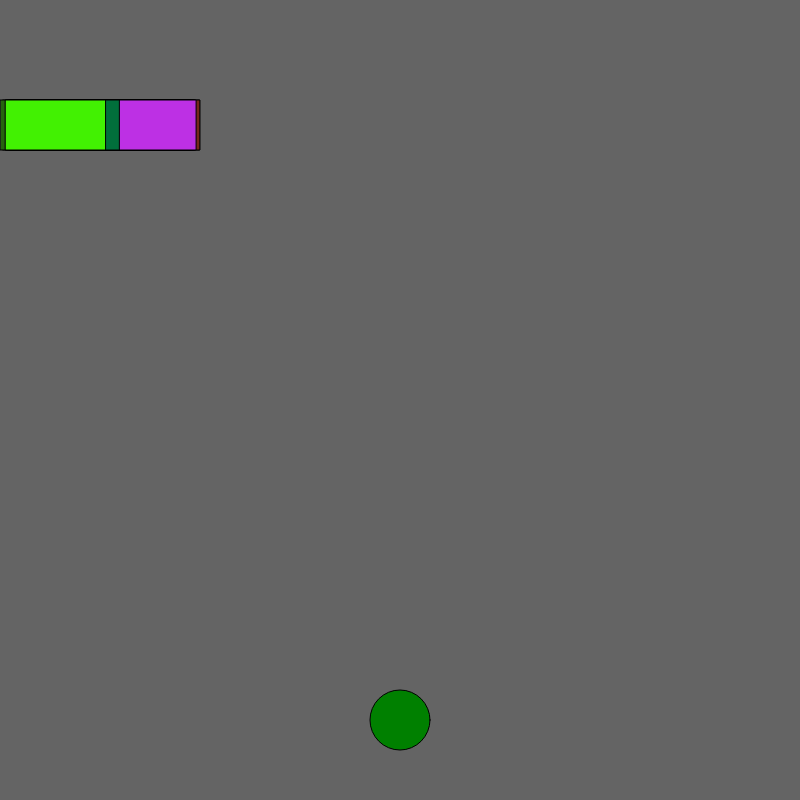
Frame 1 (no input)
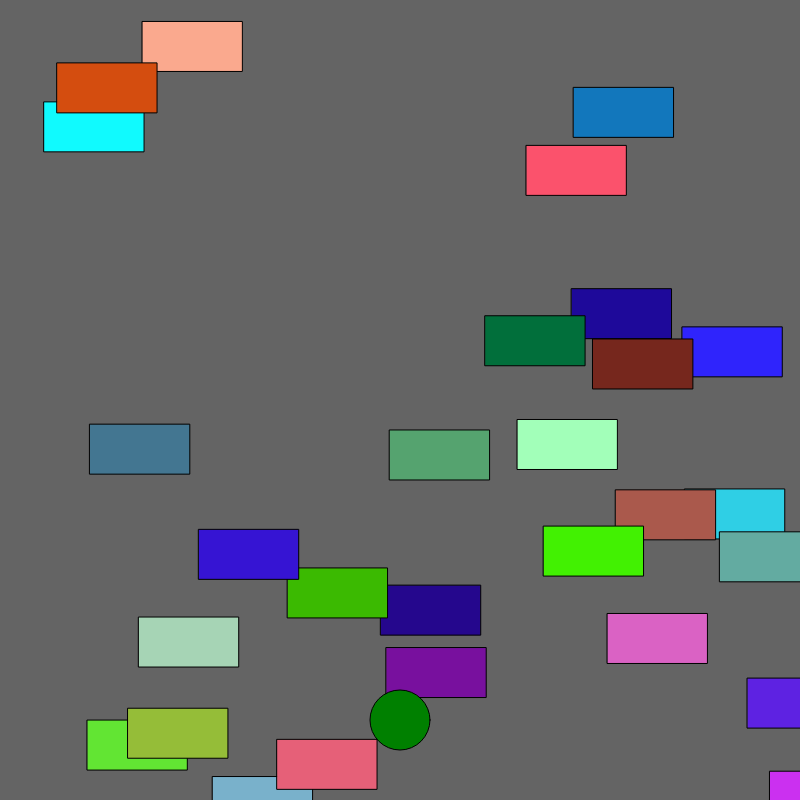
Frame 60 (no input)
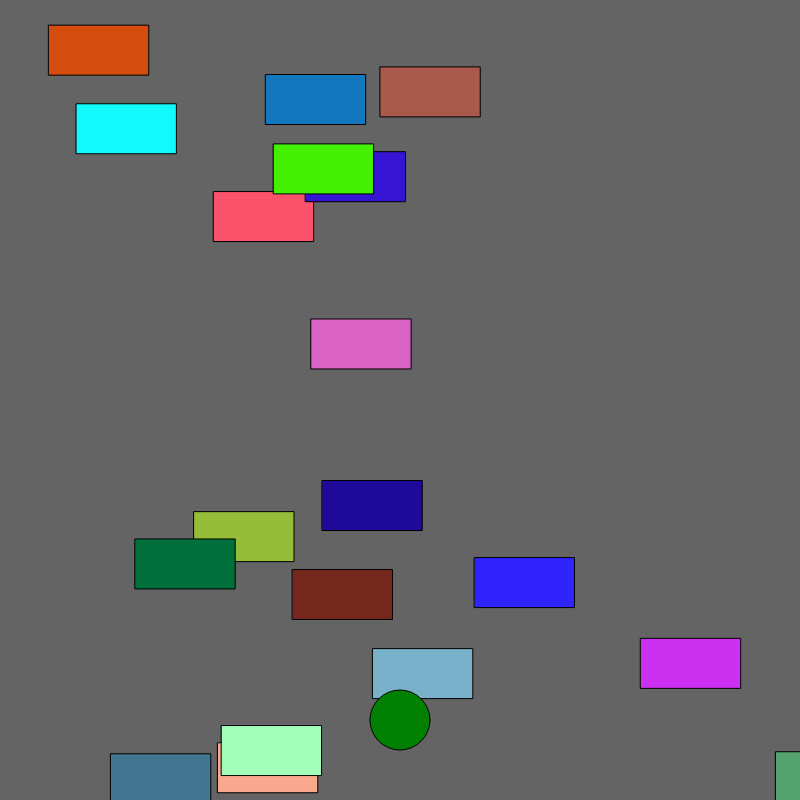
Frame 120 (the mouse pressed at the canvas centre since frame 60)

The p5.js sketch that drew these frames (run headless with seeded random() and noise() and a simulated clock; from frame 60 on, the mouse is pressed at the canvas centre):

// p5.js sketch
// ── sketch.js
var cars = [];
var frogPos;

  function setup() {
    createCanvas(800, 800);
    for (var i = 0; i < 40; i++) {
    cars.push(new Car()) ;
      frogPos = createVector(width / 2, height - 80);
    }
  }

  function draw() {
    background(100);
    for (var i = 0; i < cars.length; i++) {
    cars[i].display();
    cars[i].drive();
    if (cars[i].pos.dist(frogPos) < 50) {
      cars.splice(i, 1)

    }

  }


  // draw the frog
  fill('green');
  ellipse(frogPos.x, frogPos.y, 60, 60);
  checkForKeys();
  }


  function Car() {
    // attributes
    this.pos = createVector(random(100), 100);
    this.vel = createVector(random(-15, 10), random(-10, 20));
    this.r = random(255);
    this.g = random(255);
    this.b = random(255);
    // methods
    this.display = function() {
      fill(this.r, this.g, this.b);
      rect(this.pos.x, this.pos.y, 100, 50);
    }



    this.drive = function() {
      this.pos.add(this.vel);
      if (this.pos.x > width) this.pos.x = 0;
      if (this.pos.x < 0) this.pos.x = width;
      if (this.pos.x > width) this.pos.y = 0;
      if (this.pos.y < 0) this.pos.y = height;
      
    }

  }

  function checkForKeys () {
    if (keyIsDown(LEFT_ARROW)) frogPos.x = frogPos.x - 20;
    if (keyIsDown(RIGHT_ARROW)) frogPos.x = frogPos.x + 20;
    if (keyIsDown(UP_ARROW)) frogPos.y = frogPos.y - 20;
    if (keyIsDown(DOWN_ARROW)) frogPos.y = frogPos.y + 20;


  }
